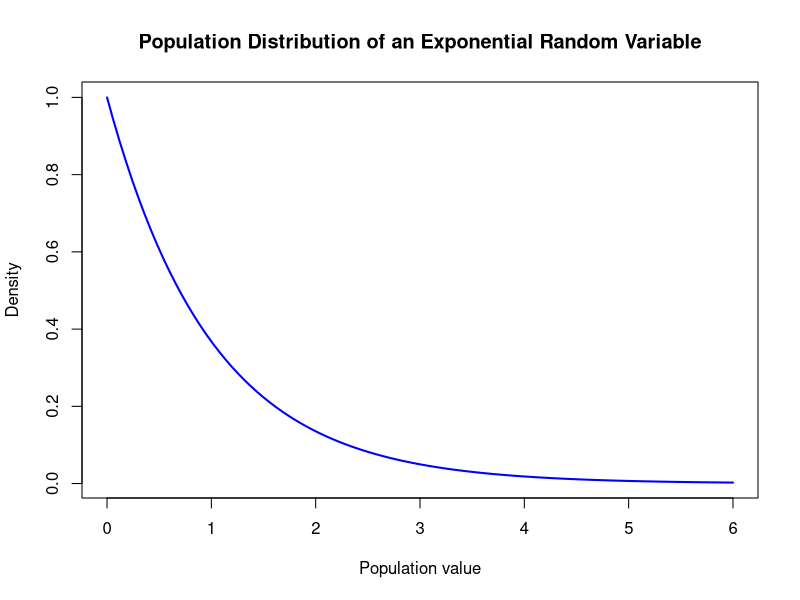
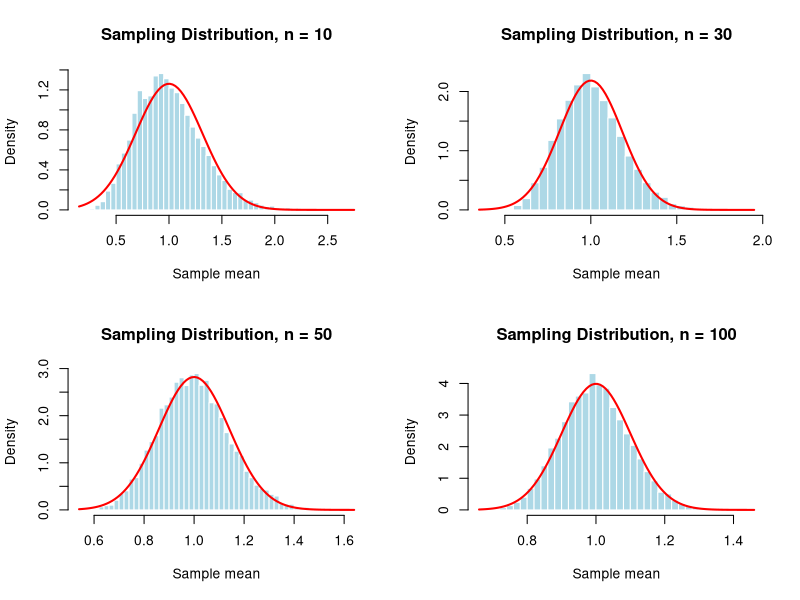
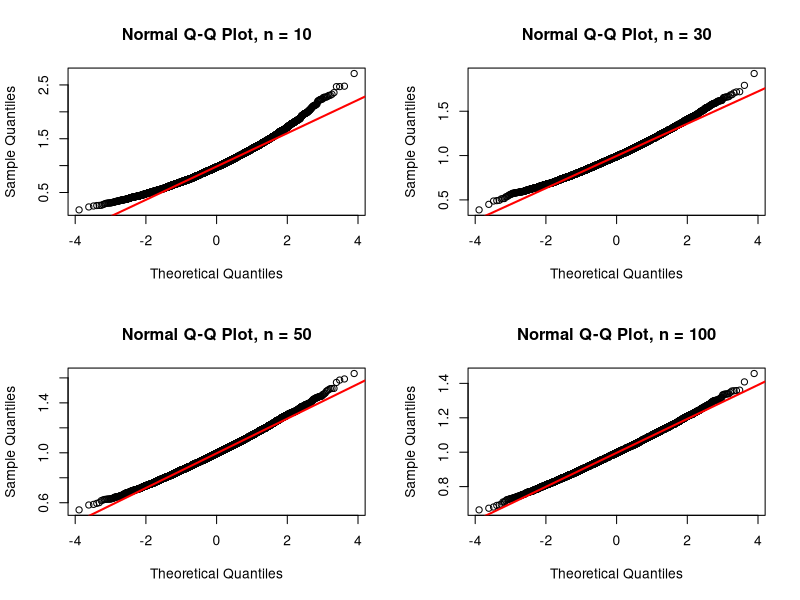
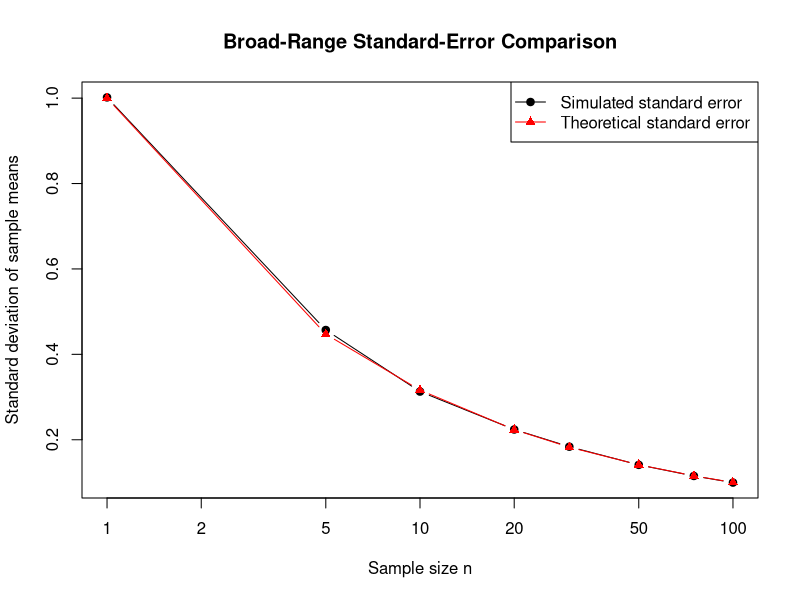
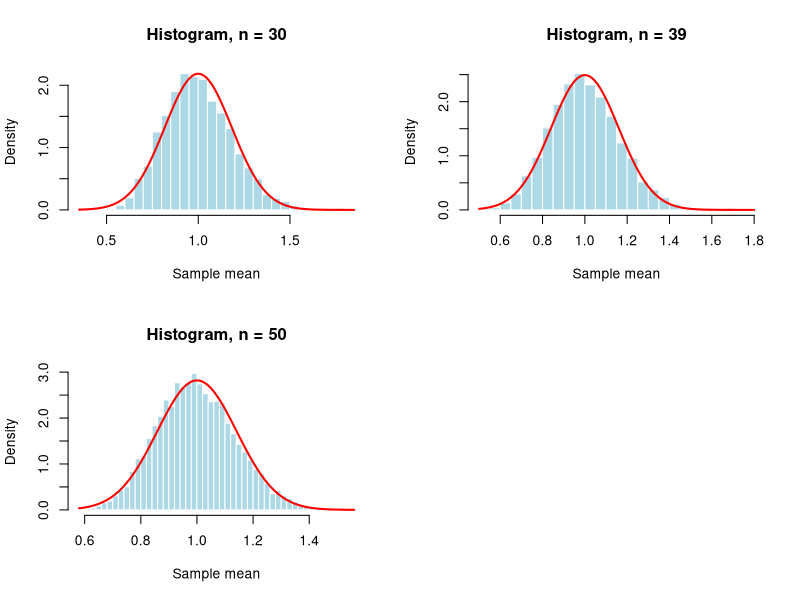
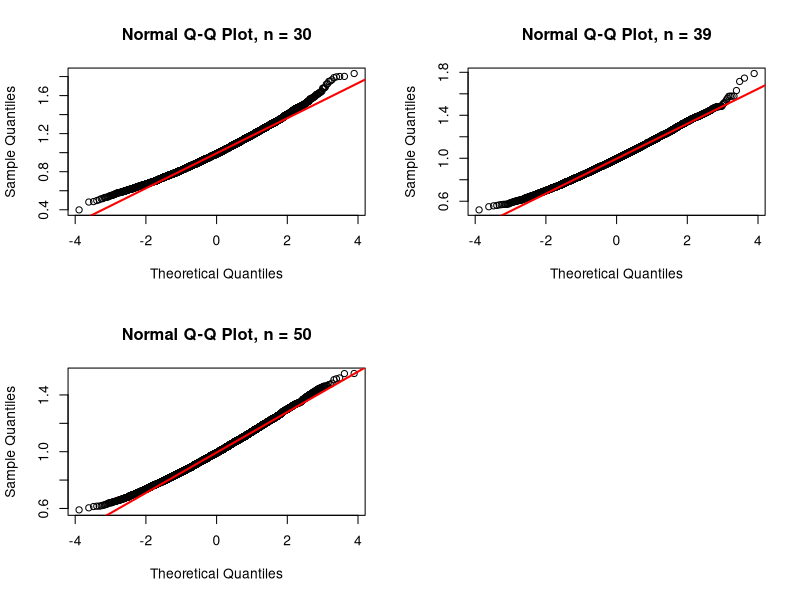

These figures' R source, in order:
## ---- chunk 1
population_rate <- 1

population_mean <- 1 / population_rate
population_variance <- 1 / population_rate^2
population_sd <- sqrt(population_variance)

population_skewness <- 2
population_excess_kurtosis <- 6

theoretical_values <- data.frame(
  rate = population_rate,
  mean = population_mean,
  variance = population_variance,
  standard_deviation = population_sd,
  skewness = population_skewness,
  excess_kurtosis = population_excess_kurtosis
)

knitr::kable(
  theoretical_values,
  digits = 4,
  caption = "Theoretical Values for the Exponential Population"
)
## ---- chunk 2
curve(
  dexp(
    x,
    rate = population_rate
  ),
  from = 0,
  to = 6,
  col = "blue",
  lwd = 2,
  main = "Population Distribution of an Exponential Random Variable",
  xlab = "Population value",
  ylab = "Density"
)
## ---- chunk 3
student_id <- 4160
reps <- 10000

broad_n_values <- c(1, 5, 10, 20, 30, 50, 75, 100)

exponential_generator <- function(n) {
  rexp(
    n,
    rate = population_rate
  )
}

simulate_means <- function(n, reps = 10000) {
  replicate(
    reps,
    mean(exponential_generator(n))
  )
}

run_simulations <- function(n_values, reps = 10000) {
  
  results <- list()
  
  for (n in n_values) {
    
    cat("Running simulation for n =", n, "\n")
    
    results[[paste0("n_", n)]] <- simulate_means(
      n = n,
      reps = reps
    )
  }
  
  results
}
## ---- chunk 4
set.seed(student_id)

broad_means <- run_simulations(
  n_values = broad_n_values,
  reps = reps
)
## ---- chunk 5
broad_simulation_check <- data.frame(
  sample_size_n = broad_n_values,
  number_of_sample_means = sapply(
    broad_means,
    length
  )
)

knitr::kable(
  broad_simulation_check,
  digits = 0,
  caption = "Broad-Range Simulation Counts"
)
## ---- chunk 6
convert_to_long_format <- function(
  means_list,
  n_values,
  range_label
) {
  
  do.call(
    rbind,
    lapply(seq_along(n_values), function(i) {
      
      data.frame(
        range = range_label,
        sample_size_n = n_values[i],
        repetition = seq_len(length(means_list[[i]])),
        sample_mean = means_list[[i]]
      )
    })
  )
}

broad_means_long <- convert_to_long_format(
  means_list = broad_means,
  n_values = broad_n_values,
  range_label = "broad"
)

write.csv(
  broad_means_long,
  "exponential_broad_sample_means.csv",
  row.names = FALSE
)
## ---- chunk 7
calculate_skewness <- function(x) {
  
  mean((x - mean(x))^3) / sd(x)^3
}

calculate_excess_kurtosis <- function(x) {
  
  mean((x - mean(x))^4) / sd(x)^4 - 3
}

calculate_outliers <- function(x) {
  
  q1 <- quantile(x, 0.25)
  q3 <- quantile(x, 0.75)
  iqr_value <- q3 - q1
  
  sum(
    x < q1 - 1.5 * iqr_value |
      x > q3 + 1.5 * iqr_value
  )
}

calculate_diagnostics <- function(
  means_list,
  n_values
) {
  
  simulated_means <- sapply(
    means_list,
    mean
  )
  
  simulated_standard_errors <- sapply(
    means_list,
    sd
  )
  
  theoretical_standard_errors <-
    population_sd / sqrt(n_values)
  
  tail_proportions <- sapply(
    seq_along(n_values),
    function(i) {
      
      mean(
        abs(
          means_list[[i]] - population_mean
        ) >
          3 * theoretical_standard_errors[i]
      )
    }
  )
  
  results <- data.frame(
    sample_size_n = n_values,
    
    simulated_mean = simulated_means,
    
    theoretical_mean =
      rep(population_mean, length(n_values)),
    
    mean_error =
      simulated_means - population_mean,
    
    simulated_standard_error =
      simulated_standard_errors,
    
    theoretical_standard_error =
      theoretical_standard_errors,
    
    relative_standard_error_error =
      abs(
        simulated_standard_errors -
          theoretical_standard_errors
      ) / theoretical_standard_errors,
    
    skewness = sapply(
      means_list,
      calculate_skewness
    ),
    
    excess_kurtosis = sapply(
      means_list,
      calculate_excess_kurtosis
    ),
    
    outlier_count = sapply(
      means_list,
      calculate_outliers
    ),
    
    proportion_beyond_three_theoretical_SE =
      tail_proportions
  )
  
  results
}
## ---- chunk 8
broad_diagnostics <- calculate_diagnostics(
  means_list = broad_means,
  n_values = broad_n_values
)

knitr::kable(
  broad_diagnostics,
  digits = 4,
  caption = "Broad-Range Diagnostic Results"
)
## ---- chunk 9
#| fig-width: 8
#| fig-height: 8

broad_histogram_values <- c(10, 30, 50, 100)

par(mfrow = c(2, 2))

for (n in broad_histogram_values) {
  
  means <- broad_means[[paste0("n_", n)]]
  
  hist(
    means,
    breaks = 40,
    probability = TRUE,
    main = paste("Sampling Distribution, n =", n),
    xlab = "Sample mean",
    col = "lightblue",
    border = "white"
  )
  
  curve(
    dnorm(
      x,
      mean = population_mean,
      sd = population_sd / sqrt(n)
    ),
    add = TRUE,
    col = "red",
    lwd = 2
  )
}

par(mfrow = c(1, 1))
## ---- chunk 10
#| fig-width: 8
#| fig-height: 8

par(mfrow = c(2, 2))

for (n in broad_histogram_values) {
  
  means <- broad_means[[paste0("n_", n)]]
  
  qqnorm(
    means,
    main = paste("Normal Q-Q Plot, n =", n)
  )
  
  qqline(
    means,
    col = "red",
    lwd = 2
  )
}

par(mfrow = c(1, 1))
## ---- chunk 11
plot(
  broad_diagnostics$sample_size_n,
  broad_diagnostics$simulated_standard_error,
  type = "b",
  pch = 19,
  log = "x",
  xlab = "Sample size n",
  ylab = "Standard deviation of sample means",
  main = "Broad-Range Standard-Error Comparison"
)

lines(
  broad_diagnostics$sample_size_n,
  broad_diagnostics$theoretical_standard_error,
  type = "b",
  col = "red",
  pch = 17
)

legend(
  "topright",
  legend = c(
    "Simulated standard error",
    "Theoretical standard error"
  ),
  col = c("black", "red"),
  pch = c(19, 17),
  lty = 1
)
## ---- chunk 12
refinement_lower <- 30
refinement_upper <- 50

refined_n_values <- seq(
  refinement_lower,
  refinement_upper,
  by = 1
)

refined_n_values
## ---- chunk 13
set.seed(student_id)

refined_means <- run_simulations(
  n_values = refined_n_values,
  reps = reps
)
## ---- chunk 14
refined_diagnostics <- calculate_diagnostics(
  means_list = refined_means,
  n_values = refined_n_values
)

knitr::kable(
  refined_diagnostics,
  digits = 4,
  caption = "Fine-Grained Diagnostic Results"
)
## ---- chunk 15
qq_correlations <- c()

for (i in 1:length(refined_n_values)) {
  
  n <- refined_n_values[i]
  
  means <- refined_means[[paste0("n_", n)]]
  
  probabilities <- (
    (1:length(means)) - 0.5
  ) / length(means)
  
  theoretical_quantiles <- qnorm(
    probabilities
  )
  
  qq_correlations[i] <- cor(
    sort(means),
    theoretical_quantiles
  )
}

refined_diagnostics$absolute_mean_error <-
  abs(refined_diagnostics$mean_error)

refined_diagnostics$absolute_standard_error_error <-
  abs(
    refined_diagnostics$simulated_standard_error -
      refined_diagnostics$theoretical_standard_error
  )

refined_diagnostics$qq_correlation <-
  qq_correlations
## ---- chunk 16
refined_diagnostics$mean_error_rank <- rank(
  refined_diagnostics$absolute_mean_error,
  ties.method = "min"
)

refined_diagnostics$standard_error_rank <- rank(
  refined_diagnostics$absolute_standard_error_error,
  ties.method = "min"
)

refined_diagnostics$qq_rank <- rank(
  -refined_diagnostics$qq_correlation,
  ties.method = "min"
)

refined_diagnostics$total_score <-
  refined_diagnostics$mean_error_rank +
    refined_diagnostics$standard_error_rank +
    refined_diagnostics$qq_rank
## ---- chunk 17
normal_enough_rows <- refined_diagnostics[
  abs(refined_diagnostics$skewness) < 0.25 &
    abs(refined_diagnostics$excess_kurtosis) < 0.50 &
    refined_diagnostics$relative_standard_error_error < 0.05,
]

if (nrow(normal_enough_rows) > 0) {
  
  selected_n <- min(
    normal_enough_rows$sample_size_n
  )
  
} else {
  
  selected_n <- refined_n_values[
    which.min(refined_diagnostics$total_score)
  ]
  
  cat(
    "No sample size met every numerical criterion.",
    "The lowest-scoring sample size was selected for visual review."
  )
}

selected_n
## ---- chunk 18
comparison_table <- refined_diagnostics[
  order(refined_diagnostics$sample_size_n),
]

knitr::kable(
  comparison_table,
  digits = 4,
  caption = "Comparison of Refined Sample Sizes"
)
## ---- chunk 19
refined_means_long <- convert_to_long_format(
  means_list = refined_means,
  n_values = refined_n_values,
  range_label = "refined"
)

write.csv(
  refined_means_long,
  "exponential_refined_sample_means.csv",
  row.names = FALSE
)
## ---- chunk 20
#| fig-width: 8
#| fig-height: 8

refined_plot_values <- sort(
  unique(
    c(
      refinement_lower,
      selected_n,
      refinement_upper
    )
  )
)

par(mfrow = c(2, 2))

for (n in refined_plot_values) {
  
  means <- refined_means[[paste0("n_", n)]]
  
  hist(
    means,
    breaks = 40,
    probability = TRUE,
    main = paste("Histogram, n =", n),
    xlab = "Sample mean",
    col = "lightblue",
    border = "white"
  )
  
  curve(
    dnorm(
      x,
      mean = population_mean,
      sd = population_sd / sqrt(n)
    ),
    add = TRUE,
    col = "red",
    lwd = 2
  )
}

par(mfrow = c(1, 1))
## ---- chunk 21
#| fig-width: 8
#| fig-height: 8

par(mfrow = c(2, 2))

for (n in refined_plot_values) {
  
  means <- refined_means[[paste0("n_", n)]]
  
  qqnorm(
    means,
    main = paste("Normal Q-Q Plot, n =", n)
  )
  
  qqline(
    means,
    col = "red",
    lwd = 2
  )
}

par(mfrow = c(1, 1))
## ---- chunk 22
set.seed(9876)

alternate_means <- replicate(
  reps,
  mean(
    rexp(
      39,
      rate = population_rate
    )
  )
)

alternate_mean <- mean(
  alternate_means
)

alternate_standard_error <- sd(
  alternate_means
)

alternate_results <- data.frame(
  simulated_mean = alternate_mean,
  simulated_standard_error =
    alternate_standard_error
)

knitr::kable(
  alternate_results,
  digits = 4,
  caption = "Exponential Results Using a Different Seed"
)
